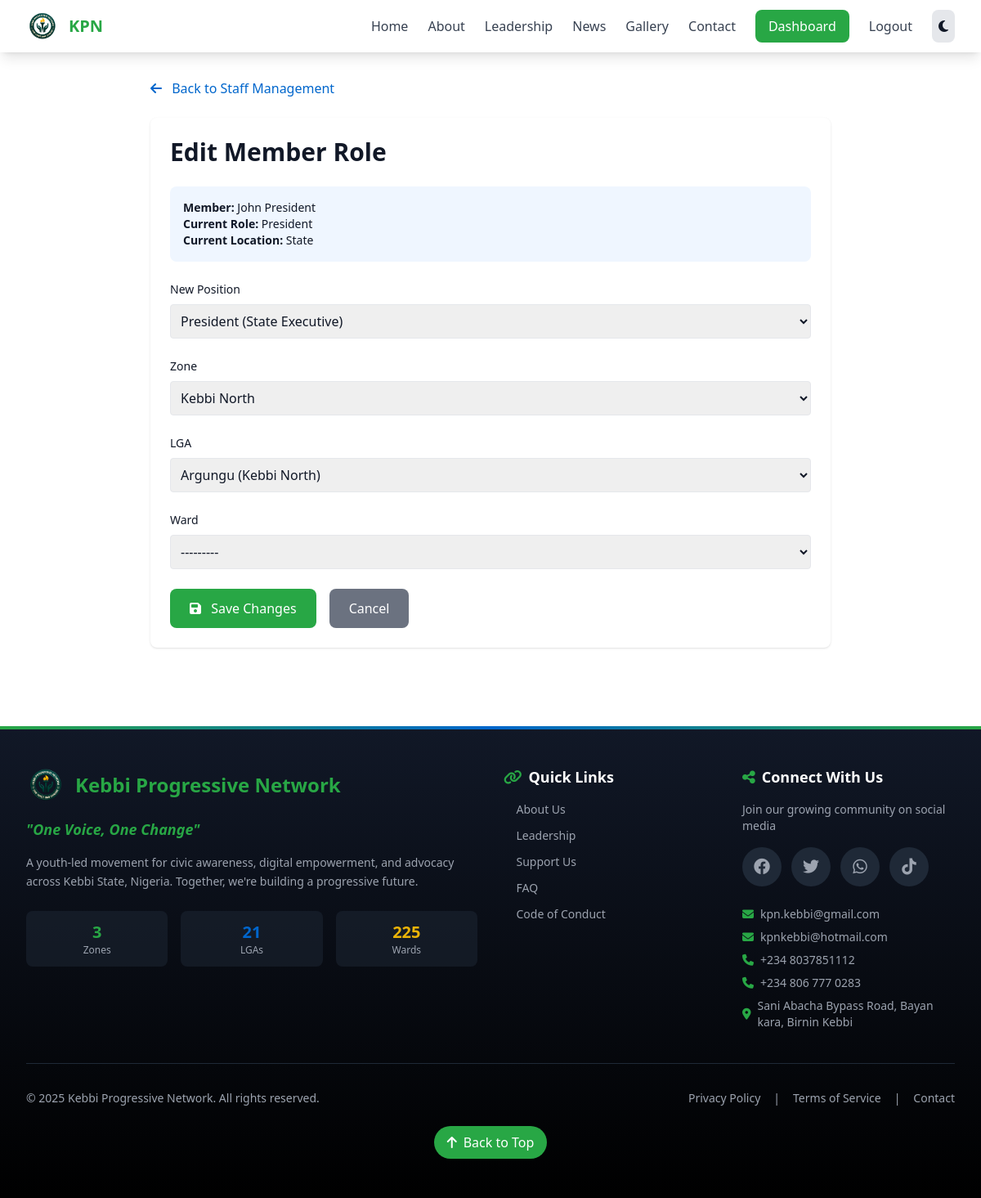
The app's page /account/edit-member/2/ (signed in) with its own data.
### staff/models.py (models this page shows, shortened)
class User(AbstractUser):
    ROLE_CHOICES = [
        ('GENERAL', 'General Member'),
        ('STATE', 'State Executive'),
        ('ZONAL', 'Zonal Coordinator'),
        ('LGA', 'LGA Coordinator'),
        ('WARD', 'Ward Leader'),
    ]
    STATUS_CHOICES = [
        ('PENDING', 'Pending Approval'),
        ('APPROVED', 'Approved'),
        ('SUSPENDED', 'Suspended'),
        ('DISMISSED', 'Dismissed'),
    ]
    GENDER_CHOICES = [
        ('M', 'Male'),
        ('F', 'Female'),
    ]
    phone = models.CharField(max_length=20)
    bio = models.TextField(blank=True)
    photo = models.ImageField(upload_to='profile_photos/', blank=True, null=True)
    gender = models.CharField(max_length=1, choices=GENDER_CHOICES, blank=True)
    facebook_url = models.URLField(max_length=200, blank=True, help_text="Your Facebook profile URL")
    twitter_url = models.URLField(max_length=200, blank=True, help_text="Your Twitter/X profile URL")
    instagram_url = models.URLField(max_length=200, blank=True, help_text="Your Instagram profile URL")
    tiktok_url = models.URLField(max_length=200, blank=True, help_text="Your TikTok profile URL")
    role = models.CharField(max_length=10, choices=ROLE_CHOICES, default='GENERAL')
    status = models.CharField(max_length=10, choices=STATUS_CHOICES, default='PENDING')
    zone = models.ForeignKey(Zone, on_delete=models.SET_NULL, null=True, blank=True, related_name='members')
    lga = models.ForeignKey(LGA, on_delete=models.SET_NULL, null=True, blank=True, related_name='members')
    ward = models.ForeignKey(Ward, on_delete=models.SET_NULL, null=True, blank=True, related_name='members')
    role_definition = models.ForeignKey(RoleDefinition, on_delete=models.SET_NULL, null=True, blank=True, related_name='holders')
    facebook_verified = models.BooleanField(default=False)
    date_approved = models.DateTimeField(null=True, blank=True)
    approved_by = models.ForeignKey('self', on_delete=models.SET_NULL, null=True, blank=True, related_name='approved_members')
    created_at = models.DateTimeField(auto_now_add=True)
    updated_at = models.DateTimeField(auto_now=True)
    class Meta:
        ordering = ['-created_at']
        indexes = [
            models.Index(fields=['status', 'role'], name='user_status_role_idx'),
            models.Index(fields=['status', 'zone'], name='user_status_zone_idx'),
            models.Index(fields=['status', 'lga'], name='user_status_lga_idx'),
            models.Index(fields=['status', 'ward'], name='user_status_ward_idx'),
        ]
    def get_full_name(self):
        return f"{self.first_name} {self.last_name}".strip() or self.username
    def get_jurisdiction(self):
        if self.role == 'STATE':
            return 'State'
        elif self.role == 'ZONAL' and self.zone:
            return self.zone.name
        elif self.role == 'LGA' and self.lga:
            return self.lga.name
        elif self.role == 'WARD' and self.ward:
            return self.ward.name
        return 'N/A'

### leadership/models.py (models this page shows)
class RoleDefinition(models.Model):
    TIER_CHOICES = [
        ('STATE', 'State Executive'),
        ('ZONAL', 'Zonal Coordinator'),
        ('LGA', 'LGA Coordinator'),
        ('WARD', 'Ward Leader'),
    ]
    title = models.CharField(max_length=200)
    tier = models.CharField(max_length=10, choices=TIER_CHOICES)
    description = models.TextField(blank=True)
    seat_number = models.PositiveIntegerField(help_text="Position number within tier (e.g., 1 for President)")
    class Meta:
        ordering = ['tier', 'seat_number']
        unique_together = ['tier', 'title']
    def __str__(self):
        return f"{self.title} ({self.get_tier_display()})"

### staff/views.py (the view)
# urls.py: path('edit-member/<int:user_id>/', views.edit_member_role, name='edit_member_role'),
@specific_role_required('President')
def edit_member_role(request, user_id):
    from .forms import EditMemberRoleForm
    member = get_object_or_404(User, pk=user_id)
    if request.method == 'POST':
        form = EditMemberRoleForm(request.POST, instance=member)
        if form.is_valid():
            updated_member = form.save()
            messages.success(request, f'Successfully updated {updated_member.get_full_name()}\'s role.')
            return redirect('staff:manage_staff')
    else:
        form = EditMemberRoleForm(instance=member)
    context = {
        'form': form,
        'member': member,
    }
    return render(request, 'staff/edit_member_role.html', context)

### leadership/models.py (called while the page is built)
    def __str__(self):
        return self.name

    def __str__(self):
        return f"{self.name} ({self.zone.name})"

    def __str__(self):
        return f"{self.name} ({self.lga.name})"

### staff/context_processors.py (called while the page is built)
def announcements(request):
    user_announcements = []
    if request.user.is_authenticated:
        user_announcements = Announcement.for_user(request.user)[:10]
    return {
        'user_announcements': user_announcements
    }

### staff/models.py (called while the page is built)
    @classmethod
    def for_user(cls, user):
        from django.utils import timezone
        from django.db.models import Q
        now = timezone.now()
        base_query = cls.objects.filter(is_active=True).filter(
            Q(expires_at__isnull=True) | Q(expires_at__gt=now)
        )
        query = Q(scope='GENERAL')
        if user.zone:
            query |= Q(scope='ZONAL', target_zone=user.zone)
        if user.lga:
            query |= Q(scope='LGA', target_lga=user.lga)
        if user.ward:
            query |= Q(scope='WARD', target_ward=user.ward)
        return base_query.filter(query).select_related('created_by', 'target_zone', 'target_lga', 'target_ward')

### staff/templates/staff/edit_member_role.html (shortened to what this page needs)
{% extends 'base.html' %}
{% block content %}
<div class="max-w-4xl mx-auto px-4 sm:px-6 lg:px-8 py-8">
    <div class="mb-6">
        <a href="{% url 'staff:manage_staff' %}" class="text-kpn-blue hover:text-kpn-green">
            <i class="fas fa-arrow-left mr-2"></i> Back to Staff Management
        </a>
    </div>
    <div class="bg-white dark:bg-gray-800 rounded-lg shadow p-6">
        <h1 class="text-3xl font-bold mb-6">Edit Member Role</h1>
        <div class="mb-6 p-4 bg-blue-50 dark:bg-blue-900 rounded-lg">
            <p class="text-sm"><strong>Member:</strong> {{ member.get_full_name }}</p>
            <p class="text-sm"><strong>Current Role:</strong> {{ member.role_definition.title|default:"General Member" }}</p>
            <p class="text-sm"><strong>Current Location:</strong> {{ member.get_jurisdiction }}</p>
        </div>
        <form method="POST" class="space-y-6">
            <div>
                <label class="block text-sm font-medium mb-2">New Position</label>
                {{ form.role_definition }}
            </div>
            <div>
                <label class="block text-sm font-medium mb-2">Zone</label>
                {{ form.zone }}
            </div>
            <div>
                <label class="block text-sm font-medium mb-2">LGA</label>
                {{ form.lga }}
            </div>
            <div>
                <label class="block text-sm font-medium mb-2">Ward</label>
                {{ form.ward }}
            </div>
            <div class="flex space-x-4">
                <button type="submit" class="px-6 py-3 bg-kpn-green text-white rounded-lg hover:bg-green-600 transition">
                    <i class="fas fa-save mr-2"></i> Save Changes
                </button>
                <a href="{% url 'staff:manage_staff' %}" class="px-6 py-3 bg-gray-500 text-white rounded-lg hover:bg-gray-600 transition">
                    Cancel
                </a>
            </div>
        </form>
    </div>
</div>
{% endblock %}

### records on screen
User: get_full_name "John President", role_definition "President", get_jurisdiction "State", role_definition "President (State Executive)", zone "Kebbi North", lga "Argungu (Kebbi North)", ward "---------"
